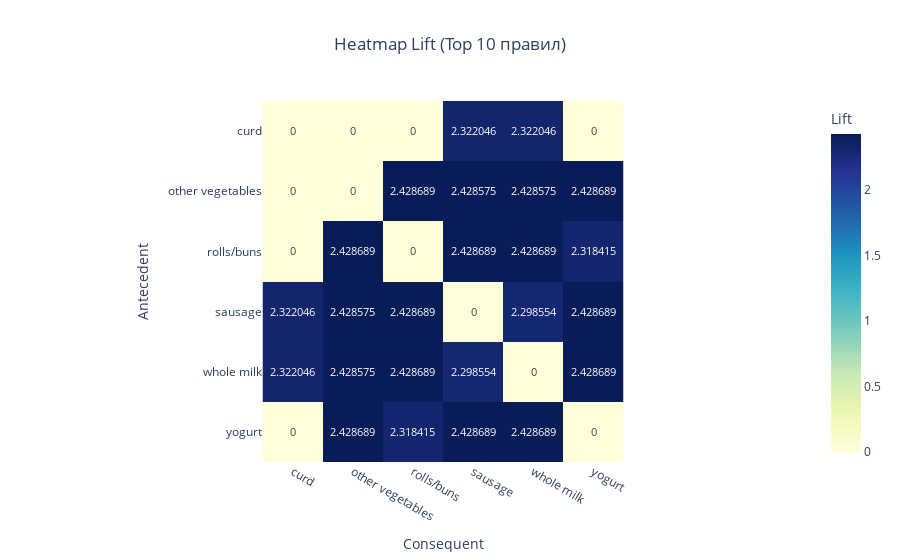

Notebook code for this chart:
### Code cell
items_ante = []
items_cons = []
lifts = []

for _, row in top10_rules.iterrows():
    for ant in row['antecedents']:
        for cons in row['consequents']:
            items_ante.append(ant)
            items_cons.append(cons)
            lifts.append(row['lift'])

heatmap_df = pd.DataFrame({
    "Antecedent": items_ante,
    "Consequent": items_cons,
    "Lift": lifts
})

heatmap_pivot = heatmap_df.pivot_table(
    index="Antecedent",
    columns="Consequent",
    values="Lift",
    aggfunc="max",
    fill_value=0
)

fig = px.imshow(
    heatmap_pivot,
    text_auto=True,
    color_continuous_scale="YlGnBu",
    labels=dict(x="Consequent", y="Antecedent", color="Lift"),
    title="Heatmap Lift (Top 10 правил)"
)

fig.update_layout(
    template="plotly_white",
    title_x=0.5
)

fig.show()

### Figure 1 — Plotly figure (JSON) as saved in the notebook; plotly's stock layout.template omitted (floating-point values rounded to 4 significant figures)
{"data": [{"coloraxis": "coloraxis", "hovertemplate": "Consequent: %{x}<br>Antecedent: %{y}<br>Lift: %{z}<extra></extra>", "name": "0", "texttemplate": "%{z}", "type": "heatmap", "x": ["curd", "other vegetables", "rolls/buns", "sausage", "whole milk", "yogurt"], "xaxis": "x", "y": ["curd", "other vegetables", "rolls/buns", "sausage", "whole milk", "yogurt"], "yaxis": "y", "z": [[0.0, 0.0, 0.0, 2.322, 2.322, 0.0], [0.0, 0.0, 2.429, 2.429, 2.429, 2.429], [0.0, 2.429, 0.0, 2.429, 2.429, 2.318], [2.322, 2.429, 2.429, 0.0, 2.299, 2.429], [2.322, 2.429, 2.429, 2.299, 0.0, 2.429], [0.0, 2.429, 2.318, 2.429, 2.429, 0.0]]}], "layout": {"coloraxis": {"colorbar": {"title": {"text": "Lift"}}, "colorscale": [[0, "rgb(255,255,217)"], [0.125, "rgb(237,248,177)"], [0.25, "rgb(199,233,180)"], [0.375, "rgb(127,205,187)"], [0.5, "rgb(65,182,196)"], [0.625, "rgb(29,145,192)"], [0.75, "rgb(34,94,168)"], [0.875, "rgb(37,52,148)"], [1, "rgb(8,29,88)"]]}, "title": {"text": "Heatmap Lift (Top 10 правил)", "x": 0.5}, "xaxis": {"anchor": "y", "constrain": "domain", "domain": [0, 1], "scaleanchor": "y", "title": {"text": "Consequent"}}, "yaxis": {"anchor": "x", "autorange": "reversed", "constrain": "domain", "domain": [0, 1], "title": {"text": "Antecedent"}}}}
